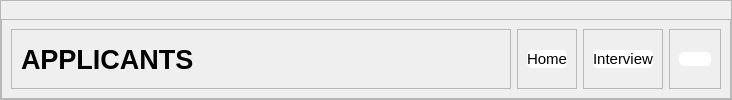
            <widget class="QFrame" name="applicant_header">
             <property name="minimumSize">
              <size>
               <width>0</width>
               <height>80</height>
              </size>
             </property>
             <property name="frameShape">
              <enum>QFrame::StyledPanel</enum>
             </property>
             <property name="frameShadow">
              <enum>QFrame::Raised</enum>
             </property>
             <layout class="QGridLayout" name="gridLayout_11">
              <property name="leftMargin">
               <number>0</number>
              </property>
              <property name="topMargin">
               <number>18</number>
              </property>
              <property name="rightMargin">
               <number>0</number>
              </property>
              <property name="bottomMargin">
               <number>0</number>
              </property>
              <property name="horizontalSpacing">
               <number>0</number>
              </property>
              <item row="0" column="0">
               <widget class="QFrame" name="header_3">
                <property name="minimumSize">
                 <size>
                  <width>0</width>
                  <height>80</height>
                 </size>
                </property>
                <property name="frameShape">
                 <enum>QFrame::StyledPanel</enum>
                </property>
                <property name="frameShadow">
                 <enum>QFrame::Raised</enum>
                </property>
                <layout class="QHBoxLayout" name="horizontalLayout_23">
                 <item alignment="Qt::AlignLeft">
                  <widget class="QFrame" name="frame_74">
                   <property name="minimumSize">
                    <size>
                     <width>500</width>
                     <height>0</height>
                    </size>
                   </property>
                   <property name="frameShape">
                    <enum>QFrame::StyledPanel</enum>
                   </property>
                   <property name="frameShadow">
                    <enum>QFrame::Raised</enum>
                   </property>
                   <layout class="QGridLayout" name="gridLayout_51">
                    <item row="0" column="0">
                     <widget class="QLabel" name="label_13">
                      <property name="font">
                       <font>
                        <family>Arial</family>
                        <pointsize>20</pointsize>
                        <weight>75</weight>
                        <bold>true</bold>
                       </font>
                      </property>
                      <property name="text">
                       <string>APPLICANTS</string>
                      </property>
                     </widget>
                    </item>
                   </layout>
                  </widget>
                 </item>
                 <item>
                  <widget class="QFrame" name="frame_75">
                   <property name="frameShape">
                    <enum>QFrame::StyledPanel</enum>
                   </property>
                   <property name="frameShadow">
                    <enum>QFrame::Raised</enum>
                   </property>
                   <layout class="QGridLayout" name="gridLayout_52">
                    <item row="0" column="0">
                     <widget class="QPushButton" name="home">
                      <property name="font">
                       <font>
                        <family>Arial</family>
                        <pointsize>11</pointsize>
                       </font>
                      </property>
                      <property name="styleSheet">
                       <string notr="true">QPushButton {
            border: none; 
            border-radius: 5px; 
			background-color: rgb(255, 255, 255)
        }
        QPushButton:pressed {
            background-color: white;
        }
</string>
                      </property>
                      <property name="text">
                       <string>Home</string>
                      </property>
                      <property name="flat">
                       <bool>true</bool>
                      </property>
                     </widget>
                    </item>
                   </layout>
                  </widget>
                 </item>
                 <item>
                  <widget class="QFrame" name="frame_76">
                   <property name="frameShape">
                    <enum>QFrame::StyledPanel</enum>
                   </property>
                   <property name="frameShadow">
                    <enum>QFrame::Raised</enum>
                   </property>
                   <layout class="QGridLayout" name="gridLayout_53">
                    <item row="0" column="0">
                     <widget class="QPushButton" name="pushButton_27">
                      <property name="font">
                       <font>
                        <family>Arial</family>
                        <pointsize>11</pointsize>
                       </font>
                      </property>
                      <property name="styleSheet">
                       <string notr="true">QPushButton {
            border: none; 
            border-radius: 5px; 
			background-color: rgb(255, 255, 255)
        }
        QPushButton:pressed {
            background-color: white;
        }
</string>
                      </property>
                      <property name="text">
                       <string>Interview</string>
                      </property>
                      <property name="flat">
                       <bool>true</bool>
                      </property>
                     </widget>
                    </item>
                   </layout>
                  </widget>
                 </item>
                 <item>
                  <widget class="QFrame" name="frame_77">
                   <property name="frameShape">
                    <enum>QFrame::StyledPanel</enum>
                   </property>
                   <property name="frameShadow">
                    <enum>QFrame::Raised</enum>
                   </property>
                   <layout class="QGridLayout" name="gridLayout_54">
                    <item row="0" column="0">
                     <widget class="QPushButton" name="add_job_3">
                      <property name="styleSheet">
                       <string notr="true">QPushButton {
            border: none; 
            border-radius: 5px; 
			background-color: rgb(255, 255, 255)
        }
        QPushButton:pressed {
            background-color: white;
        }
</string>
                      </property>
                      <property name="text">
                       <string/>
                      </property>
                      <property name="icon">
                       <iconset resource="resource.qrc">
                        <normaloff>:/icon/images/newjobbtn.svg</normaloff>:/icon/images/newjobbtn.svg</iconset>
                      </property>
                      <property name="iconSize">
                       <size>
                        <width>150</width>
                        <height>30</height>
                       </size>
                      </property>
                      <property name="flat">
                       <bool>true</bool>
                      </property>
                     </widget>
                    </item>
                   </layout>
                  </widget>
                 </item>
                </layout>
               </widget>
              </item>
             </layout>
            </widget>
